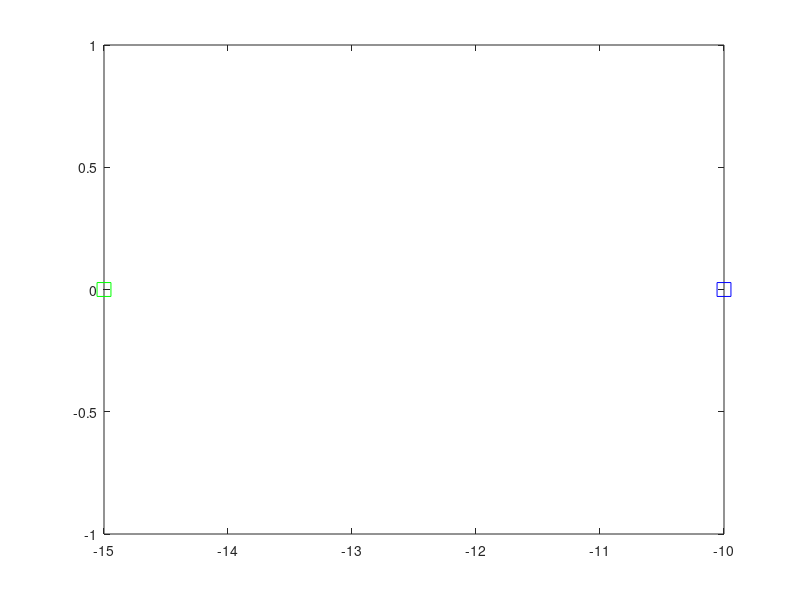

Source code (MATLAB):
% model prameters
global TSPAN_f
global JSPAN_f
global TSPAN_g
global JSPAN_g
global options
global tol

tol = 0.2;


% simulate parameters
DeltaT = 1;
DeltaJ = 1;

rule = 1;
options = odeset('RelTol',1e-6,'MaxStep',.1);

TSPAN_f=[0 DeltaT];
JSPAN_f = [0 1];

TSPAN_g=[0 20];
JSPAN_g = [0 1];

x0 = [-15, 0]';
xf = [-10, 0]';

figure(1);
plot(x0(1), x0(2),'gs', 'MarkerSize', 10,'DisplayName','Initial state');
hold on
plot(xf(1), xf(2),'bs', 'MarkerSize', 10,'DisplayName','Final state');
hold on

U_D_fw = 0;
U_D_bw = 0;
U_C_fw = 1:1:4.9;
U_C_bw = 1:1:4.9;